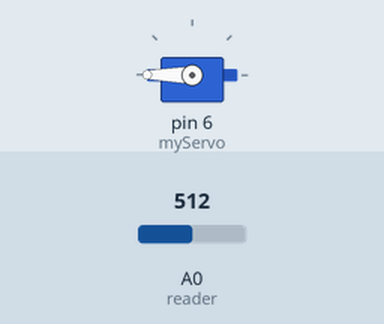
Bench run of a sketch on a simulated Arduino Uno, built with avr-gcc and run on an emulated ATmega328P. Parts: servo. The test bench sets the inputs (shaded band); at power-on: A0 (reader) = 512.

Above: at 0.05 s.
At 5.3 s:
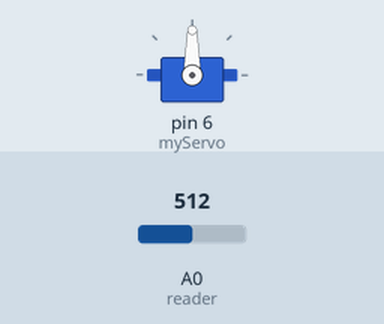
Timing chart, 0 to 12.1 s (numbered marks = the images above):
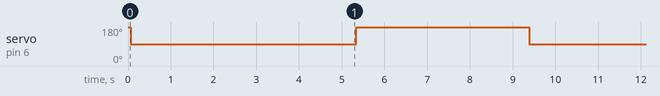

Measured:
- by itself, servo on pin 6 (myServo): alternates 180° for 4.0 s and 90° for 5.3 s

The sketch:

p05_ServoMoodIndicator_modified.ino
```cpp
/*
  Arduino Starter Kit example
 Project 5  - Servo Mood Indicator

 This sketch is written to accompany Project 5 in the
 Arduino Starter Kit

 Parts required:
 servo motor
 10 kilohm potentiometer
 2 100 uF electrolytic capacitors

 Created 13 September 2012
 by Scott Fitzgerald

 http://arduino.cc/starterKit

 This example code is part of the public domain
 */

// include the servo library
#include <Servo.h>
int counter = 0;
int total = 0;
int reader = A0;

Servo myServo;  // create a servo object

int angle;   // variable to hold the angle for the servo motor

void setup() {
  myServo.attach(6); // attaches the servo on pin 9 to the servo object
  pinMode(reader, INPUT);
  Serial.begin(9600); // open a serial connection to your computer
}

void loop() {
  counter = analogRead(reader);
  angle = 90;
  // scale the numbers from the pot
  if(counter> 100 && counter < 700)
  {
      total += 1;

  }
  if(total > 500){
        // set the servo position
      myServo.write(angle);

  }
  else
  {
     myServo.write(180); // open
  }


  // wait for the servo to get there
}
```
